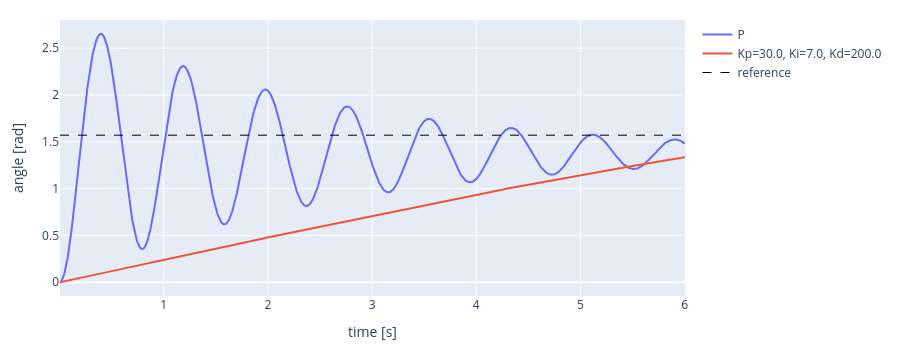
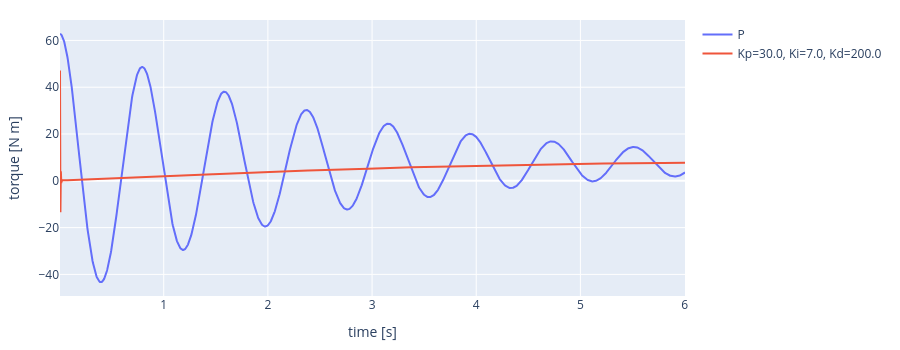

Here is the notebook cell these charts were saved with, in order:
### Markdown cell above
### 1.2 PID control

Two more terms, both computed from the error:

- **integral**: the sum of all past errors, each multiplied by the time step;
- **derivative**: how fast the error is changing, from the difference between this error and the previous one.

$$\tau = K_p\, e_k + K_i \sum_{j \le k} e_j\,\Delta t + K_d\, \frac{e_k - e_{k-1}}{\Delta t}$$

> **T2.** Implement the PID control law, then run the cell with $K_i = 0$ first (PD), then with $K_i \neq 0$ (PID).

### Code cell
#TODO: 
Kp = 30.0

#TODO: 
Ki = 7.0

#TODO: 
Kd = 200.0

duration = 6.0

ctl.reset_joints(pendulum, [motor], [0.0])

error_sum = 0.0                  # for the integral term
error_previous = q_desired - 0.0 # for the derivative term (error at the start)

time_log, angle_log, torque_log = [], [], []
t = 0.0
while t < duration:
    # 1. SENSE
    q = p.getJointState(pendulum, motor)[0]

    # 2. CONTROL
    #TODO: 
    error = q_desired - q
    
    #TODO: 
    error_sum = error_sum + error * DT
    
    #TODO: 
    error_rate = (error - error_previous)/DT
    
    #TODO: 
    torque = (Kp * error) + (Ki * error_sum) + (Kd * error_rate)

    error_previous = error #save for next iteration
    # 3. ACT
    p.setJointMotorControl2(pendulum, motor, p.TORQUE_CONTROL, force=torque)
    p.stepSimulation()
    t = t + DT

    # 4. WAIT
    time.sleep(DT)

    time_log.append(t)
    angle_log.append(q)
    torque_log.append(torque)

label = f"Kp={Kp}, Ki={Ki}, Kd={Kd}"
ctl.plot_series(time_log, {"P": p_angle, label: angle_log}, ylabel="angle [rad]", ref=q_desired)
ctl.plot_series(time_log, {"P": p_torque, label: torque_log}, ylabel="torque [N m]")

### Figure 1 — Plotly figure (JSON) as saved in the notebook; plotly's stock layout.template omitted (floating-point values rounded to 4 significant figures; data arrays with more than 128 entries replaced by an {"elided": "..."} marker saying what was removed)
{"data": [{"line": {"color": "#636EFA"}, "mode": "lines", "name": "P", "type": "scatter", "x": {"elided": "1441 float values"}, "y": {"elided": "1441 float values"}}, {"line": {"color": "#EF553B"}, "mode": "lines", "name": "Kp=30.0, Ki=7.0, Kd=200.0", "type": "scatter", "x": {"elided": "1441 float values"}, "y": {"elided": "1441 float values"}}, {"line": {"color": "black", "dash": "dash", "width": 1}, "mode": "lines", "name": "reference", "type": "scatter", "x": {"elided": "1441 float values"}, "y": {"elided": "1441 float values"}}], "layout": {"height": 350, "margin": {"b": 50, "l": 60, "r": 20, "t": 20}, "title": {}, "xaxis": {"title": {"text": "time [s]"}}, "yaxis": {"title": {"text": "angle [rad]"}}}}

### Figure 2 — Plotly figure (JSON) as saved in the notebook; plotly's stock layout.template omitted (floating-point values rounded to 4 significant figures; data arrays with more than 128 entries replaced by an {"elided": "..."} marker saying what was removed)
{"data": [{"line": {"color": "#636EFA"}, "mode": "lines", "name": "P", "type": "scatter", "x": {"elided": "1441 float values"}, "y": {"elided": "1441 float values"}}, {"line": {"color": "#EF553B"}, "mode": "lines", "name": "Kp=30.0, Ki=7.0, Kd=200.0", "type": "scatter", "x": {"elided": "1441 float values"}, "y": {"elided": "1441 float values"}}], "layout": {"height": 350, "margin": {"b": 50, "l": 60, "r": 20, "t": 20}, "title": {}, "xaxis": {"title": {"text": "time [s]"}}, "yaxis": {"title": {"text": "torque [N m]"}}}}
